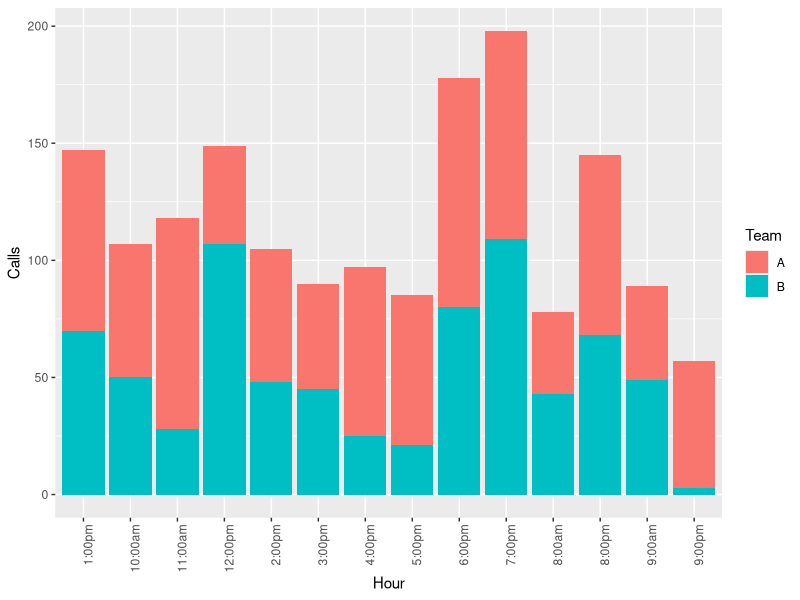

Write the R code that produced this figure.
library(ggplot2)

data <- read.csv("ch17p255.txt", header=TRUE);

data1 <- rbind(data.frame(Hour = data$Hour, Calls = data$TeamA, Team="A"),
               data.frame(Hour = data$Hour, Calls = data$TeamB, Team="B"));

png(filename="ch17p255.png");

ggplot(data1, aes(x=Hour, y=Calls, fill=Team)) +
    geom_bar(stat="identity") +
    theme(axis.text.x = element_text(angle = 90, hjust = 1));

dev.off();